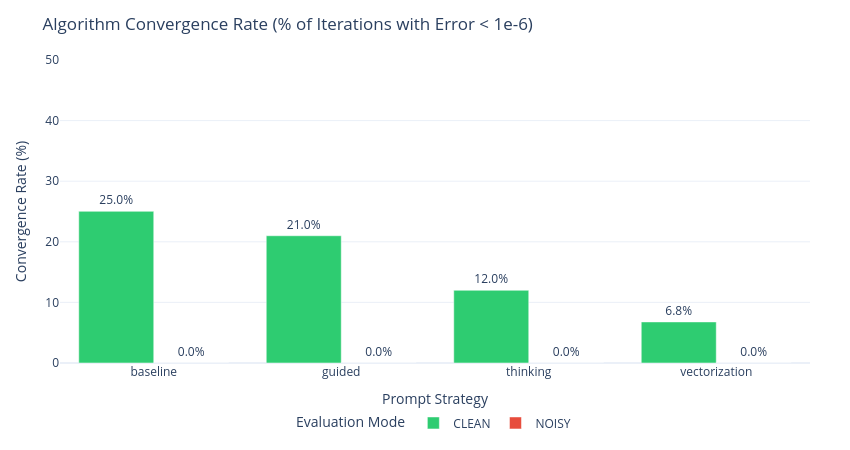

The cell this chart's notebook holds for it:
### Markdown cell above
## 3. Convergence Rate Probability (% Iterations Converged)

### 📌 Analytical Purpose:
Measures the percentage of candidate algorithm iterations that achieved global convergence ($|f(x) - f(x^*)| < 10^{-6}$). Demonstrates the raw success probability of each prompt strategy in CLEAN vs. NOISY evaluation settings.

### Code cell
# Plot 3: Convergence Rate by Strategy & Mode
df_conv = df_combined.groupby(['prompt_strategy', 'mode'])['converged'].agg(
    total_iters='count',
    converged_count='sum'
).reset_index()

df_conv['convergence_rate_pct'] = (df_conv['converged_count'] / df_conv['total_iters']) * 100

fig_conv = px.bar(
    df_conv,
    x='prompt_strategy',
    y='convergence_rate_pct',
    color='mode',
    barmode='group',
    text=df_conv['convergence_rate_pct'].apply(lambda v: f"{v:.1f}%"),
    title='Algorithm Convergence Rate (% of Iterations with Error < 1e-6)',
    labels={'prompt_strategy': 'Prompt Strategy', 'convergence_rate_pct': 'Convergence Rate (%)', 'mode': 'Evaluation Mode'},
    color_discrete_map={'CLEAN': '#2ecc71', 'NOISY': '#e74c3c'}
)
fig_conv.update_traces(textposition='outside')
fig_conv.update_yaxes(range=[0, max(df_conv['convergence_rate_pct'].max() * 1.2, 50)])
apply_clean_layout(fig_conv, height=450, width=850)
fig_conv.show()

### Figure 1 — Plotly figure (JSON) as saved in the notebook; plotly's stock layout.template omitted (floating-point values rounded to 4 significant figures)
{"data": [{"alignmentgroup": "True", "hovertemplate": "Evaluation Mode=CLEAN<br>Prompt Strategy=%{x}<br>Convergence Rate (%)=%{y}<br>text=%{text}<extra></extra>", "legendgroup": "CLEAN", "marker": {"color": "#2ecc71", "pattern": {"shape": ""}}, "name": "CLEAN", "offsetgroup": "CLEAN", "orientation": "v", "showlegend": true, "text": ["25.0%", "21.0%", "12.0%", "6.8%"], "textposition": "outside", "type": "bar", "x": ["baseline", "guided", "thinking", "vectorization"], "xaxis": "x", "y": [25.03, 21.0, 12.0, 6.78], "yaxis": "y"}, {"alignmentgroup": "True", "hovertemplate": "Evaluation Mode=NOISY<br>Prompt Strategy=%{x}<br>Convergence Rate (%)=%{y}<br>text=%{text}<extra></extra>", "legendgroup": "NOISY", "marker": {"color": "#e74c3c", "pattern": {"shape": ""}}, "name": "NOISY", "offsetgroup": "NOISY", "orientation": "v", "showlegend": true, "text": ["0.0%", "0.0%", "0.0%", "0.0%"], "textposition": "outside", "type": "bar", "x": ["baseline", "guided", "thinking", "vectorization"], "xaxis": "x", "y": [0.0, 0.0, 0.0, 0.0], "yaxis": "y"}], "layout": {"barmode": "group", "height": 450, "legend": {"orientation": "h", "title": {"text": "Evaluation Mode"}, "tracegroupgap": 0, "x": 0.5, "xanchor": "center", "y": -0.15, "yanchor": "top"}, "margin": {"b": 80, "l": 60, "r": 40, "t": 60}, "title": {"text": "Algorithm Convergence Rate (% of Iterations with Error < 1e-6)"}, "width": 850, "xaxis": {"anchor": "y", "domain": [0, 1], "title": {"text": "Prompt Strategy"}}, "yaxis": {"anchor": "x", "domain": [0, 1], "range": [0, 50], "title": {"text": "Convergence Rate (%)"}}}}
